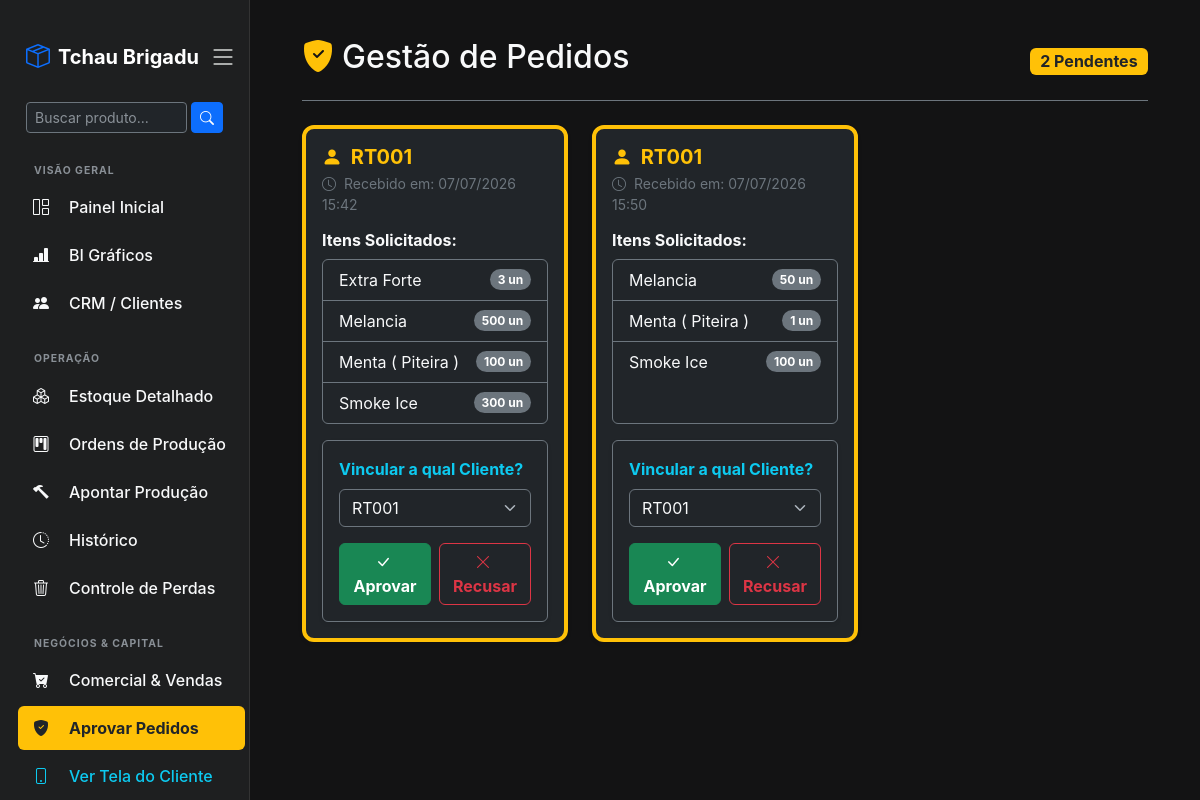
The page /painel-pedidos/ (signed in) on the database its author committed.
### core/models.py (models this page shows, shortened)
class SolicitacaoPedido(models.Model):
    STATUS_CHOICES = [
        ('Pendente', 'Pendente (Aguardando Análise)'),
        ('Aprovado', 'Aprovado'),
        ('Recusado', 'Recusado')
    ]
    nome_digitado = models.CharField(max_length=200, verbose_name="Nome digitado pelo cliente")
    cliente_vinculado = models.ForeignKey(Cliente, on_delete=models.SET_NULL, null=True, blank=True, help_text="Vincule ao cliente real após a análise")
    data_solicitacao = models.DateTimeField(auto_now_add=True)
    status = models.CharField(max_length=20, choices=STATUS_CHOICES, default='Pendente')

class ItemSolicitacao(models.Model):
    solicitacao = models.ForeignKey(SolicitacaoPedido, on_delete=models.CASCADE, related_name='itens')
    produto = models.ForeignKey(Produto, on_delete=models.CASCADE)
    quantidade = models.IntegerField()

class Produto(models.Model):
    nome = models.CharField(max_length=100, help_text="Ex: Cigarro Marca X, Fumo de Rolo Y")
    categoria = models.CharField(max_length=50, help_text="Ex: Produto Final, Matéria Prima")
    preco_custo = models.DecimalField(max_digits=10, decimal_places=2, help_text="Para matérias-primas, digite o custo. Para produtos finais, pode deixar 0 (será calculado).")
    estoque_minimo = models.FloatField(default=10, help_text="Quantidade mínima para disparar o alerta")
    preco_venda = models.DecimalField(max_digits=10, decimal_places=2, blank=True, null=True, help_text="Preço de venda (apenas para produtos finais)")

class Cliente(models.Model):
    nome = models.CharField(max_length=150, help_text="Nome da Loja ou Cliente")
    cnpj_cpf = models.CharField(max_length=20, blank=True, null=True, verbose_name="CNPJ ou CPF")
    inscricao_estadual = models.CharField(max_length=30, blank=True, null=True, verbose_name="Inscrição Estadual (IE)")
    telefone = models.CharField(max_length=20, blank=True, null=True)
    email = models.EmailField(blank=True, null=True)
    cep = models.CharField(max_length=10, blank=True, null=True)
    endereco = models.TextField(blank=True, null=True, verbose_name="Rua, Número, Bairro")
    cidade = models.CharField(max_length=100, blank=True, null=True)
    estado = models.CharField(max_length=2, blank=True, null=True, help_text="Sigla. Ex: MG, SP")
    observacoes = models.TextField(blank=True, null=True, help_text="Diário de bordo / Anotações do comercial")
    limite_estoque_percentual = models.DecimalField(
        max_digits=5,
        decimal_places=2,
        default=100.00,
        verbose_name="Limite de Estoque (%)"
    )

### core/views.py (the view, shortened to what this page needs)
# urls.py: path('painel-pedidos/', views.painel_solicitacoes, name='painel_solicitacoes'),
@login_required(login_url='/admin/login/') # Exige estar logado
@user_passes_test(is_admin, login_url='/') # Expulsa se não for dono
def painel_solicitacoes(request):
    solicitacoes_pendentes = SolicitacaoPedido.objects.filter(status='Pendente').order_by('data_solicitacao')
    clientes = Cliente.objects.all().order_by('nome')
    contexto = {
        'solicitacoes': solicitacoes_pendentes,
        'clientes': clientes
    }
    return render(request, 'painel_solicitacoes.html', contexto)

### core/context_processors.py (called while the page is built)
def alertas_estoque(request):
    if request.user.is_authenticated:
        contagem = Estoque.objects.filter(quantidade__lte=models.F('estoque_minimo')).count()
        return {'qtd_alerta_compras': contagem}
    return {'qtd_alerta_compras': 0}

def alertas_globais(request):
    if request.user.is_authenticated:
        qtd_alerta_compras = Estoque.objects.filter(
            quantidade__lte=models.F('estoque_minimo')
        ).exclude(produto__categoria__icontains='final').count()
        return {
            'qtd_alerta_compras': qtd_alerta_compras
        }
    return {'qtd_alerta_compras': 0}

### core/views.py (called while the page is built)
def is_admin(user):
    return user.is_superuser

### core/templates/painel_solicitacoes.html (shortened to what this page needs)
{% extends 'base.html' %}
{% block conteudo %}
<div class="container-fluid mt-2 mb-5">
    <div class="d-flex justify-content-between align-items-center mb-4 border-bottom border-secondary pb-3">
        <h2 class="text-light">
            <i class="bi bi-shield-fill-check me-2 text-warning"></i>Gestão de Pedidos
        </h2>
        <span class="badge bg-warning text-dark fs-6">{{ solicitacoes|length }} Pendentes</span>
    </div>
    <div class="row row-cols-1 row-cols-md-2 row-cols-lg-3 g-4">
        {% for solicitacao in solicitacoes %}
        <div class="col">
            <div class="card h-100 shadow-sm border-secondary border-start border-warning border-4 bg-dark text-light">
                <div class="card-body d-flex flex-column">
                    <h5 class="card-title fw-bold text-warning mb-1">
                        <i class="bi bi-person-fill me-1"></i> {{ solicitacao.nome_digitado }}
                    </h5>
                    <p class="text-secondary small mb-3">
                        <i class="bi bi-clock me-1"></i> Recebido em: {{ solicitacao.data_solicitacao|date:"d/m/Y H:i" }}
                    </p>
                    <h6 class="fw-bold mb-2 text-light">Itens Solicitados:</h6>
                    <ul class="list-group list-group-flush mb-3 border border-secondary rounded flex-grow-1">
                        {% for item in solicitacao.itens.all %}
                        <li class="list-group-item d-flex justify-content-between align-items-center bg-transparent text-light border-secondary">
                            {{ item.produto.nome }}
                            <span class="badge bg-secondary rounded-pill">{{ item.quantidade }} un</span>
                        </li>
                        {% endfor %}
                    </ul>
                    <form method="POST" class="mt-auto bg-transparent p-3 border border-secondary rounded shadow-sm">
                        <label class="form-label fw-bold text-info">Vincular a qual Cliente?</label>
                        <select name="cliente_id" class="form-select bg-dark text-light border-secondary mb-3">
                            {% for cliente in clientes %}
                                <option value="{{ cliente.id }}" {% if solicitacao.cliente_vinculado and solicitacao.cliente_vinculado.id == cliente.id %}selected{% endif %}>
                                    {{ cliente.nome }}
                                </option>
                            {% endfor %}
                        </select>
                        <div class="d-flex gap-2">
                            <button type="submit" name="acao" value="aprovar" class="btn btn-success w-100 fw-bold">
                                <i class="bi bi-check-lg me-1"></i> Aprovar
                            </button>
                            <button type="submit" name="acao" value="recusar" class="btn btn-outline-danger w-100 fw-bold" onclick="return confirm('Tem certeza que deseja recusar este pedido?')">
                                <i class="bi bi-x-lg me-1"></i> Recusar
                            </button>
                        </div>
                    </form>
                </div>
            </div>
        </div>
        {% empty %}
            <div class="col-12 text-center text-secondary mt-5">
                <i class="bi bi-inbox-fill" style="font-size: 3rem;"></i>
                <h4 class="mt-3">Nenhum pedido pendente de aprovação.</h4>
                <p>O seu painel está limpo!</p>
            </div>
        {% endfor %}
    </div>
</div>
{% endblock %}

### core/templates/base.html (style rules this page uses)
body { background-color: #131314; color: #e3e3e3; display: flex; height: 100vh; overflow: hidden; font-family: -apple-system, BlinkMacSystemFont, "Segoe UI", Roboto, Helvetica, Arial, sans-serif; }
.card { background-color: #1e1f20; border: 1px solid #333; border-radius: 12px; }

### rows shown on the page
SolicitacaoPedido: nome_digitado "RT001", data_solicitacao "07/07/2026 15:42", cliente_id "RT001"
ItemSolicitacao: produto.nome "Extra Forte", quantidade "3"
ItemSolicitacao: produto.nome "Melancia", quantidade "500"
ItemSolicitacao: produto.nome "Menta ( Piteira )", quantidade "100"
ItemSolicitacao: produto.nome "Smoke Ice", quantidade "300"
SolicitacaoPedido: nome_digitado "RT001", data_solicitacao "07/07/2026 15:50", cliente_id "RT001"
ItemSolicitacao: produto.nome "Melancia", quantidade "50"
ItemSolicitacao: produto.nome "Menta ( Piteira )", quantidade "1"
ItemSolicitacao: produto.nome "Smoke Ice", quantidade "100"

### other values the page prints
{{ solicitacoes|length }} "2"
